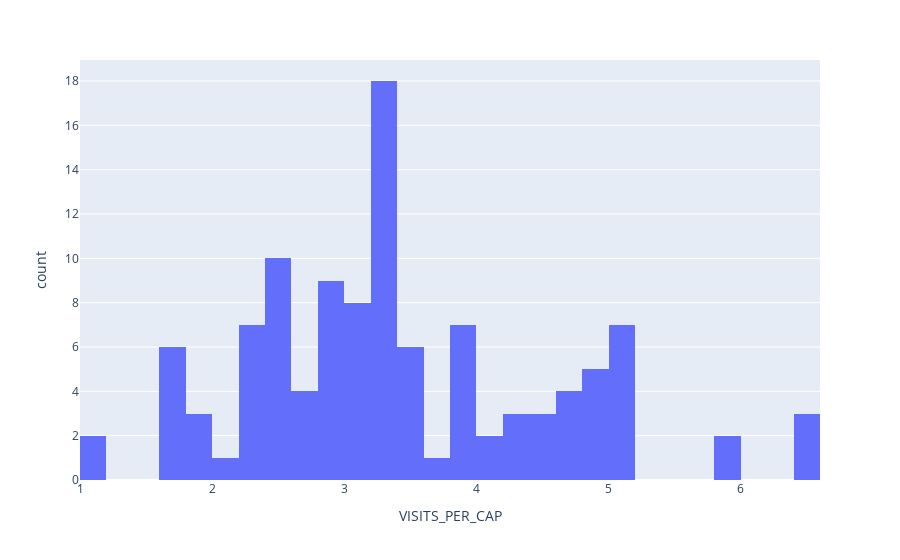

The notebook cell this image was saved under:
### Markdown cell above
### 2.8 Visit Per Capita Histogram

If, instead of looking at pure Visits, we look at the visits per capita, we get something that is almost close to normal.

### Code cell
plds_big_city['VISITS_PER_CAP'] = plds_big_city['VISITS']/plds_big_city['POPU_UND']

fig = px.histogram(plds_big_city, x="VISITS_PER_CAP", nbins=40)
fig.show()

### Figure 1 — Plotly figure (JSON) as saved in the notebook; plotly's stock layout.template omitted (floating-point values rounded to 4 significant figures)
{"data": [{"alignmentgroup": "True", "bingroup": "x", "hovertemplate": "VISITS_PER_CAP=%{x}<br>count=%{y}<extra></extra>", "legendgroup": "", "marker": {"color": "#636efa", "pattern": {"shape": ""}}, "name": "", "nbinsx": 40, "offsetgroup": "", "orientation": "v", "showlegend": false, "type": "histogram", "x": [3.386, 2.528, 3.263, 2.532, 1.984, 4.48, 4.925, 5.97, 2.546, 3.819, 1.95, 2.667, 2.741, 2.418, 4.507, 4.327, 2.985, 3.207, 3.102, 4.829, 4.697, 3.224, 2.349, 1.618, 2.906, 3.29, 2.767, 3.276, 2.527, 2.206, 4.558, 4.77, 6.413, 2.585, 3.905, 1.717, 2.909, 3.611, 2.421, 3.163, 4.349, 4.697, 2.927, 3.16, 5.16, 4.894, 3.262, 2.51, 1.664, 2.803, 1.044, 3.977, 3.253, 3.567, 2.525, 2.248, 4.687, 6.485, 4.134, 2.346, 3.114, 3.866, 2.895, 3.441, 3.203, 3.288, 3.287, 5.074, 5.037, 3.361, 2.704, 1.652, 1.875, 3.113, 1.113, 3.35, 3.897, 2.999, 2.391, 4.987, 6.578, 4.215, 2.397, 3.189, 3.309, 3.137, 3.279, 3.364, 3.474, 5.077, 5.104, 3.884, 2.565, 1.644, 2.174, 3.046, 3.562, 2.997, 4.854, 5.96, 3.44, 3.215, 3.208, 4.093, 3.488, 5.029, 5.159, 3.866, 2.293, 1.61, 2.94], "xaxis": "x", "yaxis": "y"}], "layout": {"barmode": "relative", "legend": {"tracegroupgap": 0}, "margin": {"t": 60}, "xaxis": {"anchor": "y", "domain": [0, 1], "title": {"text": "VISITS_PER_CAP"}}, "yaxis": {"anchor": "x", "domain": [0, 1], "title": {"text": "count"}}}}
